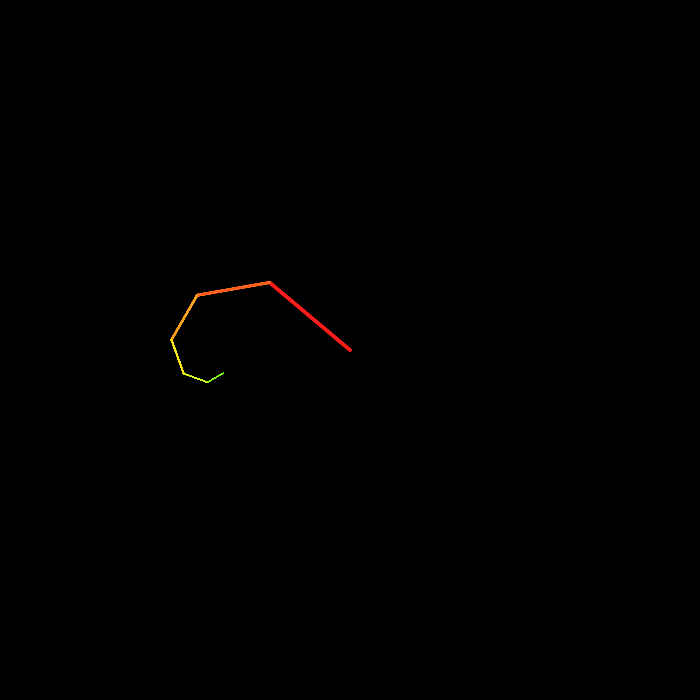
Frame 1 (no input)
Frame 60 (no input): identical to frame 1, image omitted
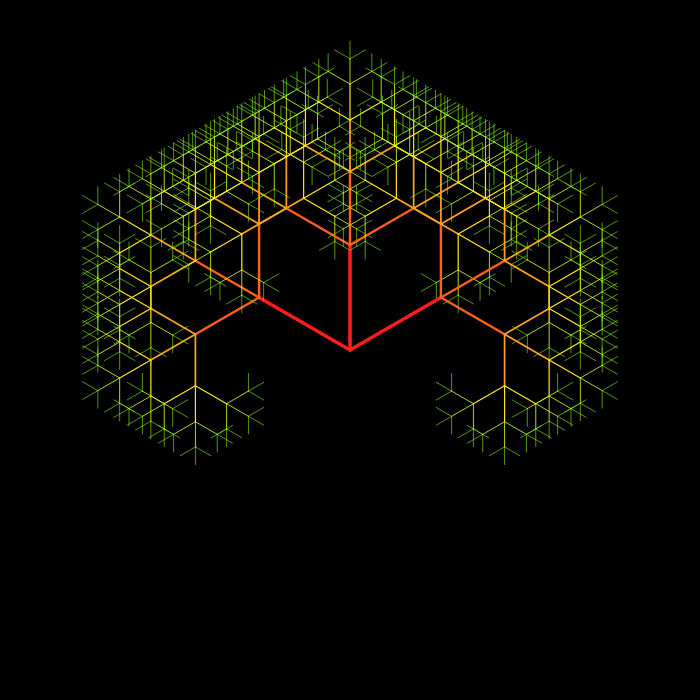
Frame 120 (the mouse pressed at the canvas centre since frame 60)

The p5.js sketch that drew these frames (run headless with seeded random() and noise() and a simulated clock; from frame 60 on, the mouse is pressed at the canvas centre):

// p5.js sketch
// ── sketch.js
//Written by Inle Bush
let height = 700;
let width = 700;
let centerX = width/2;
let centerY = height/2;
let layerLimit = 7;
let lengthRatio = 0.7;
let startLength = (1 - lengthRatio) * (centerY);
let branchFactor = 3;
let offset = 20;

function setup() {
    createCanvas(height, width);
    angleMode(DEGREES);
    strokeWeight(1);
    stroke('white');
    colorMode(HSL, 360);
}

function branch(startX, startY, startAng, layer, length) {
    if (layer >= layerLimit) {
        return;
    }
    for (let i = 0; i < branchFactor; i++) {
        stroke((layer - 1) * 18, 360, 200);
        strokeWeight(5 * 0.7**layer);
        newAng = startAng + (i - (branchFactor - 1)/2) * angle - offset;
        endX = startX + length * cos(newAng);
        endY = startY + length * sin(newAng);
        line(startX, startY, endX, endY);
        branch(endX, endY, newAng, layer + 1, length * lengthRatio);
    }   
}

function mouseClicked() {
    branchFactor = (branchFactor - 1) % 4 + 2;
    if (branchFactor == 2) {
        layerLimit = 10;
    } else if (branchFactor == 3) {
        layerLimit = 9;
    } else {
        layerLimit = 7;
    }
}

function draw() {
    angle = mouseY * 360 / branchFactor / width;
    offset = centerX * 100 / width - mouseX * 100 / width;
    translate(centerX, centerY);
    rotate(-90);
    background(0);
    branch(0, 0, 0, 1, startLength);
}
